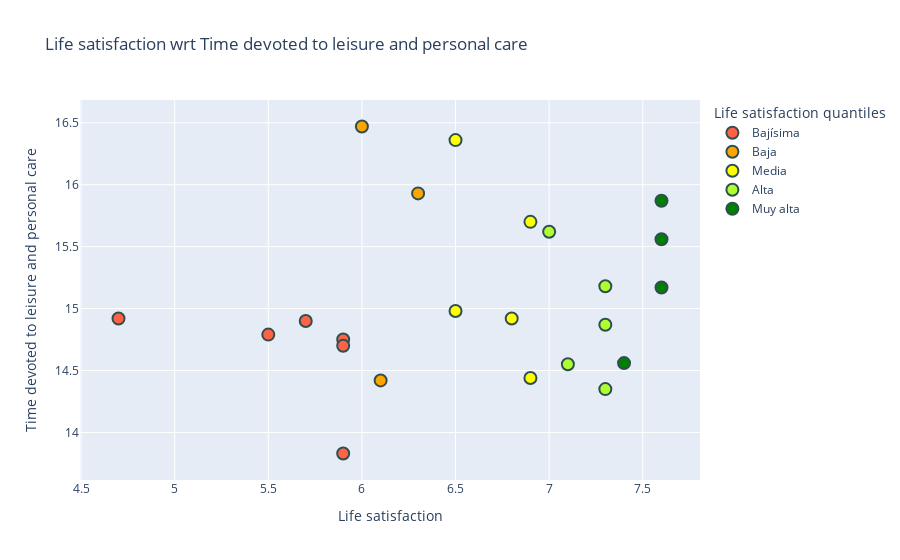

Source (notebook cell):
### Code cell
fig = px.scatter(df.sort_values(by='Life satisfaction'), 
                 x='Life satisfaction', 
                 y='Time devoted to leisure and personal care', 
                 hover_data=['Country'], 
                 color='Life satisfaction quantiles',
                 title='Life satisfaction wrt Time devoted to leisure and personal care',
                 color_discrete_sequence=['tomato', 'orange', 'yellow', 'greenyellow', 'green']
                )

fig = fig.update_traces(marker=dict(size=12,
                              line=dict(width=2,
                                        color='DarkSlateGrey')),
                  selector=dict(mode='markers'))

fig

### Figure 1 — Plotly figure (JSON) as saved in the notebook; plotly's stock layout.template omitted (floating-point values rounded to 4 significant figures)
{"data": [{"customdata": [["South Africa"], ["Portugal"], ["Greece"], ["Turkey"], ["Hungary"], ["Estonia"], ["Russia"], ["Slovenia"], ["Lithuania"], ["Korea"], ["Japan"], ["Latvia"]], "hovertemplate": "Life satisfaction quantiles=Bajísima<br>Life satisfaction=%{x}<br>Time devoted to leisure and personal care=%{y}<br>Country=%{customdata[0]}<extra></extra>", "legendgroup": "Bajísima", "marker": {"color": "tomato", "line": {"color": "DarkSlateGrey", "width": 2}, "size": 12, "symbol": "circle"}, "mode": "markers", "name": "Bajísima", "orientation": "v", "showlegend": true, "type": "scatter", "x": [4.7, 5.4, 5.4, 5.5, 5.6, 5.7, 5.8, 5.9, 5.9, 5.9, 5.9, 5.9], "xaxis": "x", "y": [14.92, null, null, 14.79, null, 14.9, null, 14.75, null, 14.7, null, 13.83], "yaxis": "y"}, {"customdata": [["Italy"], ["Poland"], ["Slovak Republic"], ["Spain"], ["Colombia"]], "hovertemplate": "Life satisfaction quantiles=Baja<br>Life satisfaction=%{x}<br>Time devoted to leisure and personal care=%{y}<br>Country=%{customdata[0]}<extra></extra>", "legendgroup": "Baja", "marker": {"color": "orange", "line": {"color": "DarkSlateGrey", "width": 2}, "size": 12, "symbol": "circle"}, "mode": "markers", "name": "Baja", "orientation": "v", "showlegend": true, "type": "scatter", "x": [6, 6.1, 6.2, 6.3, 6.3], "xaxis": "x", "y": [16.47, 14.42, null, 15.93, null], "yaxis": "y"}, {"customdata": [["Brazil"], ["Mexico"], ["France"], ["OECD - Total"], ["Chile"], ["Czech Republic"], ["United Kingdom"], ["United States"], ["Belgium"], ["Luxembourg"]], "hovertemplate": "Life satisfaction quantiles=Media<br>Life satisfaction=%{x}<br>Time devoted to leisure and personal care=%{y}<br>Country=%{customdata[0]}<extra></extra>", "legendgroup": "Media", "marker": {"color": "yellow", "line": {"color": "DarkSlateGrey", "width": 2}, "size": 12, "symbol": "circle"}, "mode": "markers", "name": "Media", "orientation": "v", "showlegend": true, "type": "scatter", "x": [6.4, 6.5, 6.5, 6.5, 6.5, 6.7, 6.8, 6.9, 6.9, 6.9], "xaxis": "x", "y": [null, null, 16.36, 14.98, null, null, 14.92, 14.44, 15.7, null], "yaxis": "y"}, {"customdata": [["Germany"], ["Ireland"], ["Austria"], ["Israel"], ["Sweden"], ["Australia"], ["New Zealand"]], "hovertemplate": "Life satisfaction quantiles=Alta<br>Life satisfaction=%{x}<br>Time devoted to leisure and personal care=%{y}<br>Country=%{customdata[0]}<extra></extra>", "legendgroup": "Alta", "marker": {"color": "greenyellow", "line": {"color": "DarkSlateGrey", "width": 2}, "size": 12, "symbol": "circle"}, "mode": "markers", "name": "Alta", "orientation": "v", "showlegend": true, "type": "scatter", "x": [7, 7, 7.1, 7.2, 7.3, 7.3, 7.3], "xaxis": "x", "y": [15.62, null, 14.55, null, 15.18, 14.35, 14.87], "yaxis": "y"}, {"customdata": [["Netherlands"], ["Canada"], ["Switzerland"], ["Iceland"], ["Denmark"], ["Finland"], ["Norway"]], "hovertemplate": "Life satisfaction quantiles=Muy alta<br>Life satisfaction=%{x}<br>Time devoted to leisure and personal care=%{y}<br>Country=%{customdata[0]}<extra></extra>", "legendgroup": "Muy alta", "marker": {"color": "green", "line": {"color": "DarkSlateGrey", "width": 2}, "size": 12, "symbol": "circle"}, "mode": "markers", "name": "Muy alta", "orientation": "v", "showlegend": true, "type": "scatter", "x": [7.4, 7.4, 7.5, 7.5, 7.6, 7.6, 7.6], "xaxis": "x", "y": [null, 14.56, null, null, 15.87, 15.17, 15.56], "yaxis": "y"}], "layout": {"autosize": true, "legend": {"title": {"text": "Life satisfaction quantiles"}, "tracegroupgap": 0}, "title": {"text": "Life satisfaction wrt Time devoted to leisure and personal care"}, "xaxis": {"anchor": "y", "autorange": true, "domain": [0, 1], "range": [4.5, 7.8], "title": {"text": "Life satisfaction"}, "type": "linear"}, "yaxis": {"anchor": "x", "autorange": true, "domain": [0, 1], "range": [13.53, 16.77], "title": {"text": "Time devoted to leisure and personal care"}, "type": "linear"}}}
